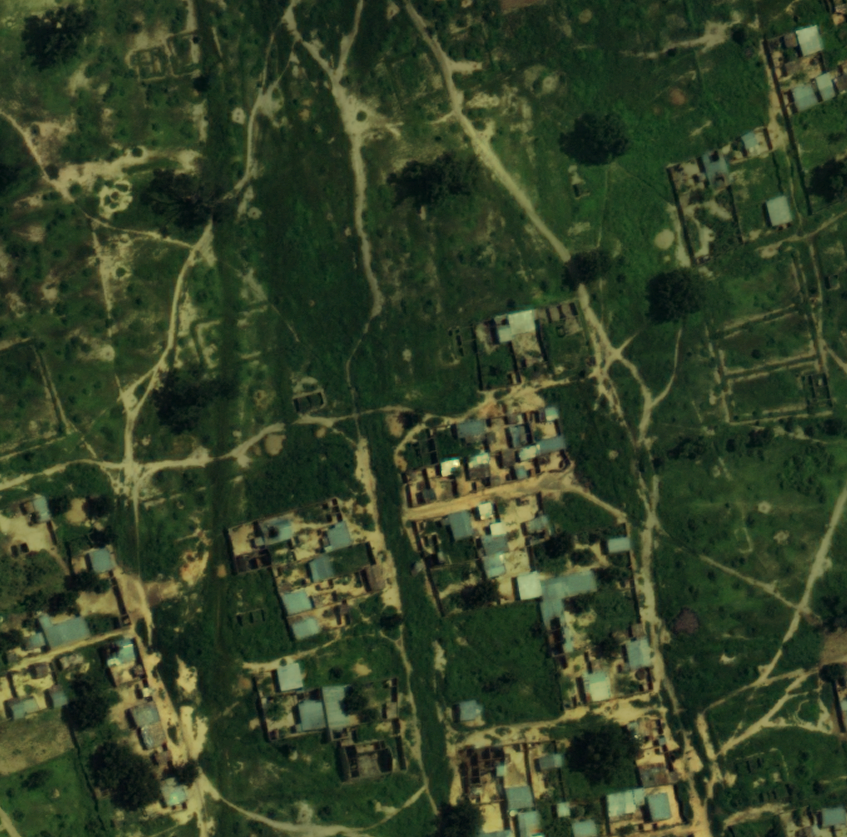
%> input picture OtherMethods/output_clahe.png, 847 x 837 px, given in place of 6100_0_3.tif, which was not available
$ octave main_basic.m   (GNU Octave 9; MATLAB toolbox functions it lacks are replaced by stand-ins)
%> lines starting %> are read from the running program, lines starting %| are printed output that depends on the picture; pictures that were not available may be replaced by others from this repository, and a replacement may not be noted
### applyAllEnhancements.m
function applyAllEnhancements(input_img)
    % Ensure the input image is in the correct format
    input_img = im2double(input_img);
    input_img(isinf(input_img) | isnan(input_img)) = 0;
    input_img = mat2gray(input_img);

    % Step 1: Apply CLAHE
    clahe_img = input_img;
    for i = 1:size(input_img, 3)
        clahe_img(:,:,i) = adapthisteq(input_img(:,:,i));
    end
    imwrite(clahe_img, 'output_clahe.png');
    disp('CLAHE applied and saved as output_clahe.png');

    % Step 2: Apply Bilateral Filtering
    bilateral_img = input_img;
    for i = 1:size(input_img, 3)
        bilateral_img(:,:,i) = imbilatfilt(input_img(:,:,i));
    end
    imwrite(bilateral_img, 'output_bilateral.png');
    disp('Bilateral Filtering applied and saved as output_bilateral.png');

    % Step 3: Apply Unsharp Masking
    unsharp_img = input_img;
    for i = 1:size(input_img, 3)
        unsharp_img(:,:,i) = imsharpen(input_img(:,:,i));
    end
    imwrite(unsharp_img, 'output_unsharp.png');
    disp('Unsharp Masking applied and saved as output_unsharp.png');

    % Step 4: Apply Gamma Correction
    gamma_img = input_img;
    for i = 1:size(input_img, 3)
        gamma_img(:,:,i) = imadjust(input_img(:,:,i));
    end
    imwrite(gamma_img, 'output_gamma.png');
    disp('Gamma Correction applied and saved as output_gamma.png');
end

### main_basic.m
clear;
clc;

% GPU Initialization
%gpuDeviceCount;
%dg = gpuDevice;
%disp(['Using GPU: ', dg.Name]);

% Load the 3-band multi-spectral satellite image (.tif)
input_img = imread('6100_0_3.tif');  % Replace with your actual image path
%> input_img is the input picture: size 837x847x3 uint8; mean R, G, B 51.2, 64.7, 39.3

% Check the number of bands in the image
[H, W, numBands] = size(input_img);
%> H = 837; W = 847; numBands = 3
if numBands ~= 3
    error('This image does not contain 3 bands. Please ensure it is a 3-band multi-spectral image.');
end

% Normalize the image to process properly
input_img = im2double(mat2gray(input_img));  % Normalize to [0, 1] range and convert to double
%> input_img: size 837x847x3 double

% Apply all basic enhancements and save the results
disp('Applying basic enhancements...');
applyAllEnhancements(input_img);
%> after the loop in applyAllEnhancements, `for i = 1:size(input_img, 3)`:
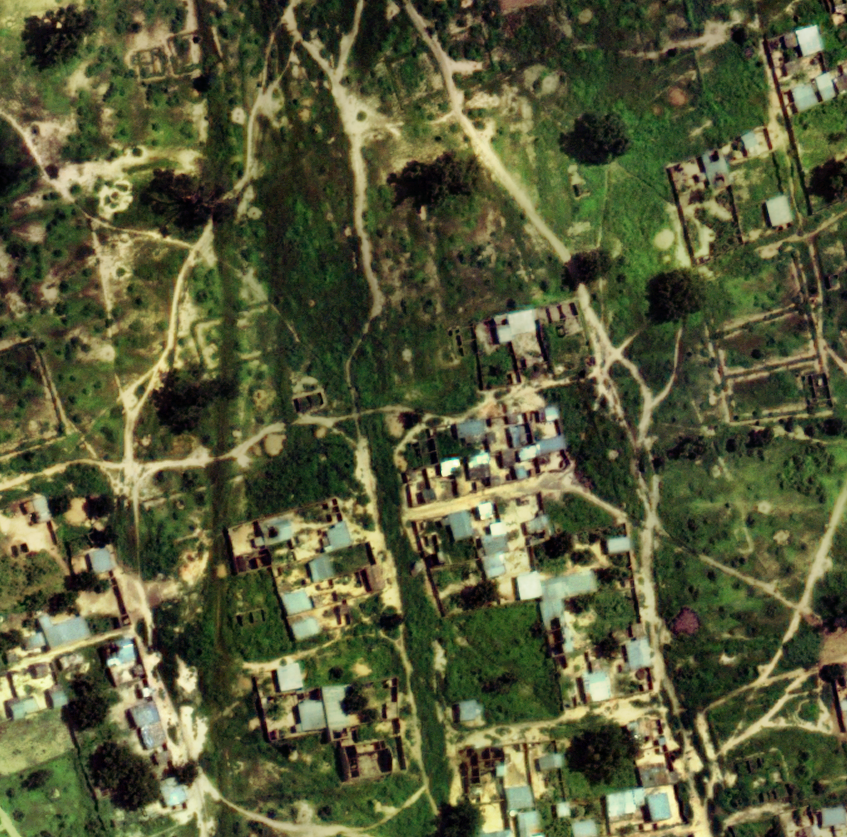
%> clahe_img: size 837x847x3 double; mean R, G, B 0.339, 0.354, 0.225
%> after the loop in applyAllEnhancements, `for i = 1:size(input_img, 3)`:
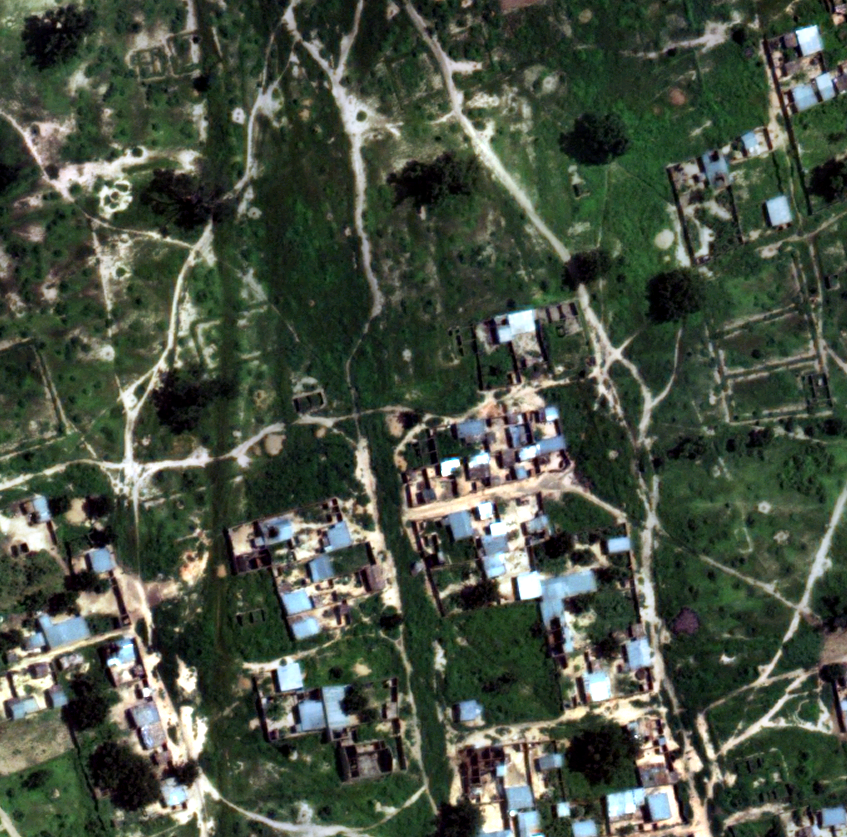
%> gamma_img: size 837x847x3 double; mean R, G, B 0.284, 0.321, 0.265
disp('All basic enhancements applied and images saved.');

% Visualize the original image and the enhanced images
figure;
subplot(2, 3, 1);
imshow(input_img, []);
%title('Original Image (RGB)');

% Load and display the enhanced images
clahe_img = imread('output_clahe.png');
bilateral_img = imread('output_bilateral.png');
unsharp_img = imread('output_unsharp.png');
gamma_img = imread('output_gamma.png');

subplot(2, 3, 2);
imshow(clahe_img, []);
%title('CLAHE Enhanced Image');

subplot(2, 3, 3);
imshow(bilateral_img, []);
%title('Bilateral Filtering Enhanced Image');

subplot(2, 3, 4);
imshow(unsharp_img, []);
%title('Unsharp Masking Enhanced Image');

subplot(2, 3, 5);
imshow(gamma_img, []);
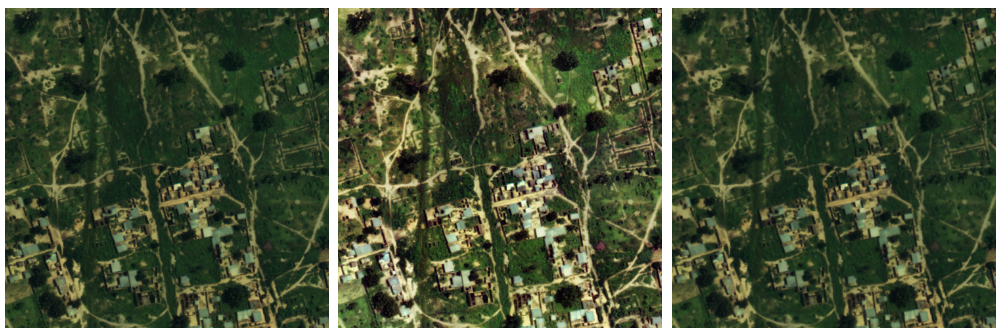
%> figure redrawn from the program's plot data, 5 panels
%title('Gamma Correction Enhanced Image');

disp('Enhancement process completed.');
